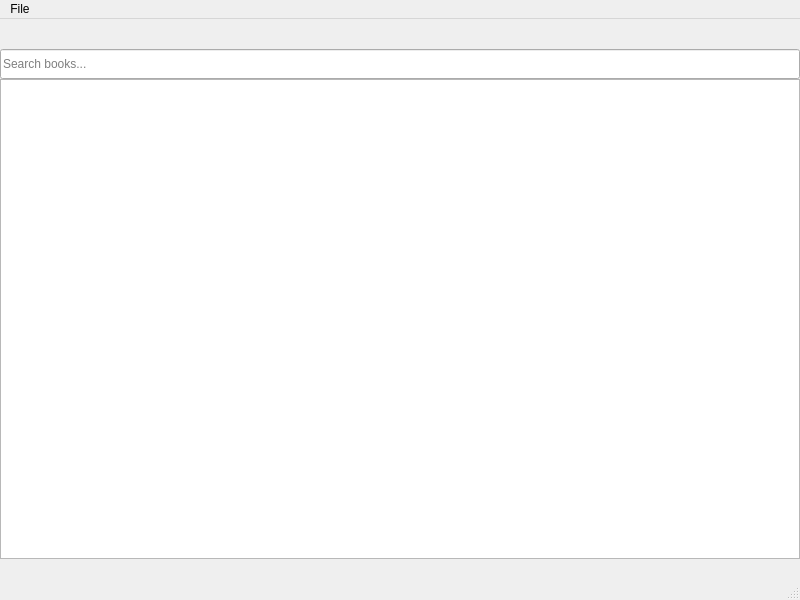
<?xml version="1.0" encoding="UTF-8"?>
<ui version="4.0">
 <class>LibraryManager</class>
 <widget class="QMainWindow" name="LibraryManager">
  <property name="geometry">
   <rect>
    <x>0</x>
    <y>0</y>
    <width>800</width>
    <height>600</height>
   </rect>
  </property>
  <property name="windowTitle">
   <string>Library Managment</string>
  </property>
  <widget class="QWidget" name="centralwidget">
   <widget class="QLineEdit" name="search">
    <property name="geometry">
     <rect>
      <x>0</x>
      <y>30</y>
      <width>800</width>
      <height>30</height>
     </rect>
    </property>
    <property name="toolTip">
     <string>Press Enter to begin the search</string>
    </property>
    <property name="placeholderText">
     <string>Search books...</string>
    </property>
   </widget>
   <widget class="QTableView" name="table">
    <property name="geometry">
     <rect>
      <x>0</x>
      <y>60</y>
      <width>800</width>
      <height>480</height>
     </rect>
    </property>
    <property name="contextMenuPolicy">
     <enum>Qt::ActionsContextMenu</enum>
    </property>
    <property name="sizeAdjustPolicy">
     <enum>QAbstractScrollArea::AdjustToContents</enum>
    </property>
    <property name="editTriggers">
     <set>QAbstractItemView::NoEditTriggers</set>
    </property>
    <property name="selectionBehavior">
     <enum>QAbstractItemView::SelectRows</enum>
    </property>
    <attribute name="horizontalHeaderHighlightSections">
     <bool>false</bool>
    </attribute>
   </widget>
  </widget>
  <widget class="QMenuBar" name="menubar">
   <property name="geometry">
    <rect>
     <x>0</x>
     <y>0</y>
     <width>800</width>
     <height>30</height>
    </rect>
   </property>
   <widget class="QMenu" name="menuFile">
    <property name="title">
     <string>File</string>
    </property>
    <addaction name="actionAddEntry"/>
    <addaction name="actionRemoveEntry"/>
    <addaction name="actionRefreshTable"/>
    <addaction name="actionQuit"/>
   </widget>
   <addaction name="menuFile"/>
  </widget>
  <widget class="QStatusBar" name="statusbar"/>
  <action name="actionAddEntry">
   <property name="text">
    <string>Add Entry</string>
   </property>
   <property name="shortcut">
    <string>Ctrl+E</string>
   </property>
  </action>
  <action name="actionQuit">
   <property name="text">
    <string>Quit</string>
   </property>
   <property name="shortcut">
    <string>Ctrl+Q</string>
   </property>
  </action>
  <action name="actionRemoveEntry">
   <property name="text">
    <string>Remove Entry</string>
   </property>
   <property name="toolTip">
    <string>Remove Entry</string>
   </property>
   <property name="shortcut">
    <string>Del</string>
   </property>
  </action>
  <action name="actionRefreshTable">
   <property name="text">
    <string>Refresh Table</string>
   </property>
   <property name="shortcut">
    <string>F5</string>
   </property>
  </action>
 </widget>
 <resources/>
 <connections/>
</ui>
